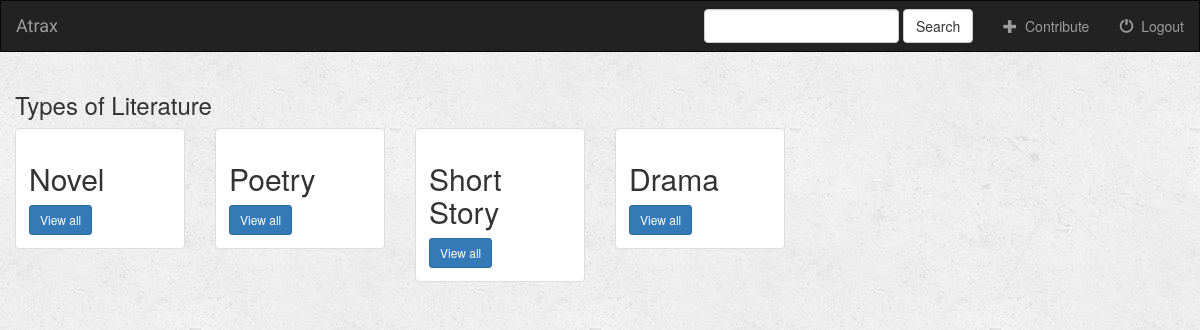
The app's page /portal/ (signed in) with its own data.
### portal/models.py (models this page shows, shortened)
class LiteratureType(models.Model):
    lit_type_name = models.CharField(max_length=250)

### portal/views.py (the view)
def index(request):
    if not request.user.is_authenticated():
        return render(request, 'portal/login.html')
    else:
        lit_types = LiteratureType.objects.all()
        lit_results = Literature.objects.all()
        query = request.GET.get("q")
        if query:
            lit_types = lit_types.filter(
                Q(lit_type_name__icontains=query)
            ).distinct()
            lit_results = lit_results.filter(
                Q(lit_title__icontains=query)
            ).distinct()
            return render(request, 'portal/index.html', {
                'lit_types': lit_types,
                'literatures': lit_results,
            })
        else:
            return render(request, 'portal/index.html', {'lit_types': lit_types})

### templates/portal/index.html (shortened to what this page needs)
{% extends 'portal/base.html' %}
{% block body %}
<div class="albums-container container-fluid">
    <div class="row">
        <div class="col-sm-12">
            <h3>Types of Literature</h3>
        </div>
        {% if lit_types %}
            {% for lit_type in lit_types %}
                <div class="col-sm-4 col-lg-2">
                    <div class="thumbnail">
                        <div class="caption">
                            <h2>{{ lit_type.lit_type_name }}</h2>
                            <a href="{% url 'portal:detail' lit_type.id %}" class="btn btn-primary btn-sm" role="button">View all</a>
                        </div>
                    </div>
                </div>
            {% endfor %}
        {% endif %}
    </div>
</div>
{% endblock %}

### atraxwebportal/static/portal/style.css (style rules this page uses)
body { background: white url("images/background.png"); }

### records on screen
LiteratureType: lit_type_name "Novel"
LiteratureType: lit_type_name "Poetry"
LiteratureType: lit_type_name "Short Story"
LiteratureType: lit_type_name "Drama"
